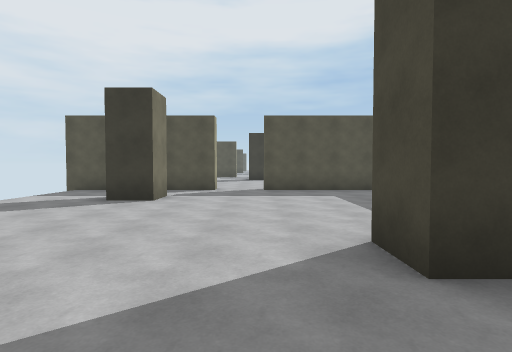
View 1 (above)

13 first-person views from a walk through a scene from a Unity 3-D project. The camera is 1.5 m above the floor, tilts 2° down and sees 80° across. The floor is counted in squares, 2 m on a side. Each view is taken from the middle of a square. On the plan, view 1 faces up. The plan holds only what a view shows up to about 10 squares ahead; the rest is blank. The place goes on beyond the plan. The player is left out. Some animated figures are not drawn.

View 2
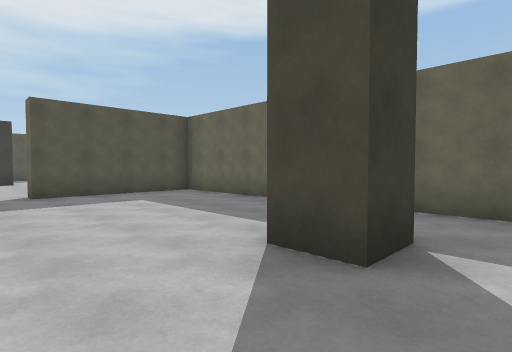

View 3
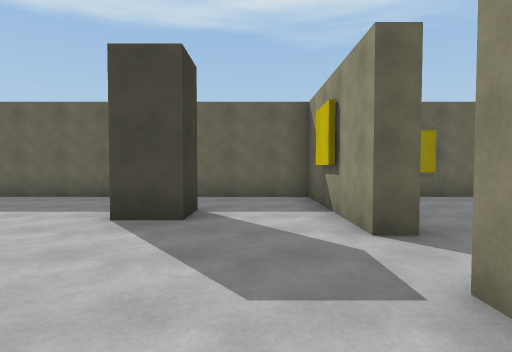

View 4
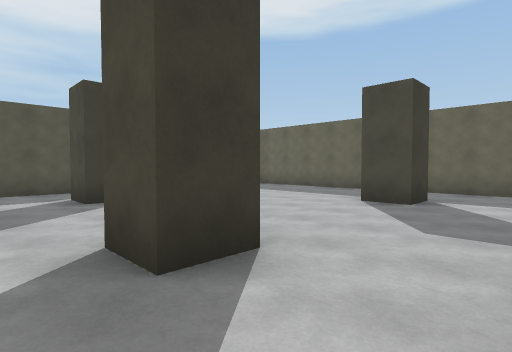

View 5
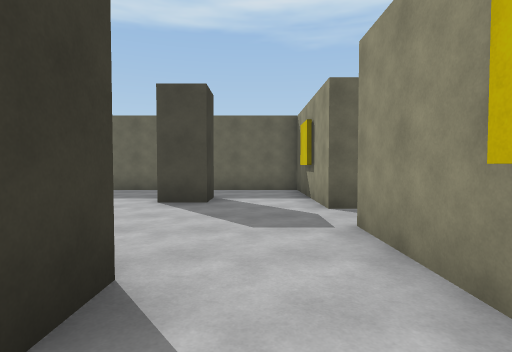

View 6
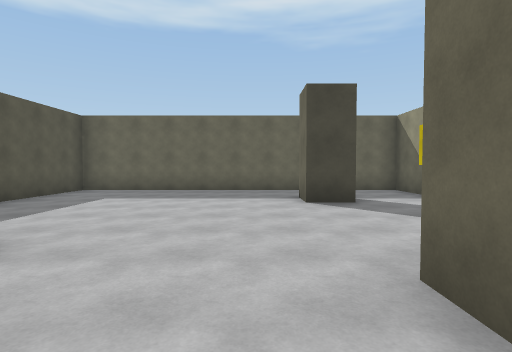

View 7
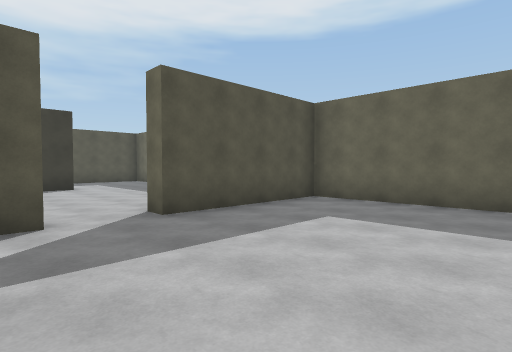

View 8
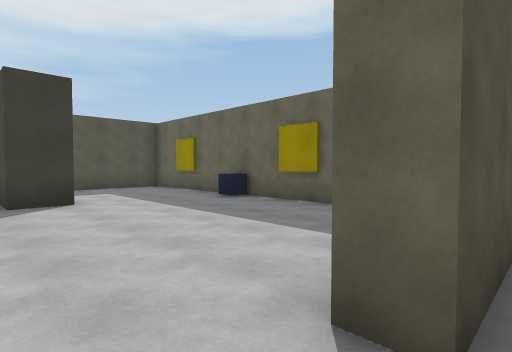

View 9
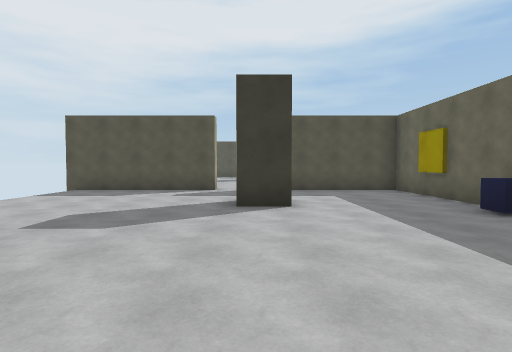

View 10
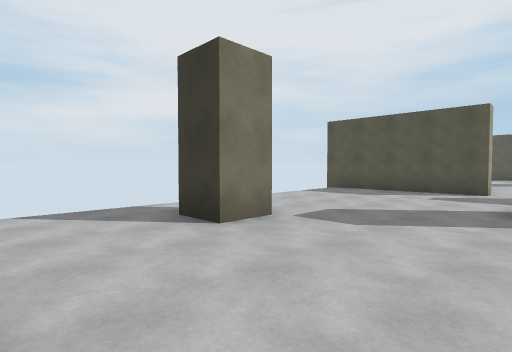

View 11
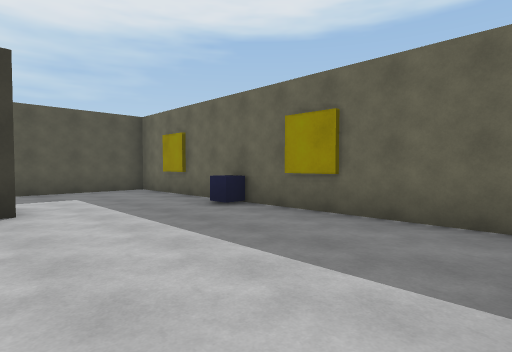

View 12
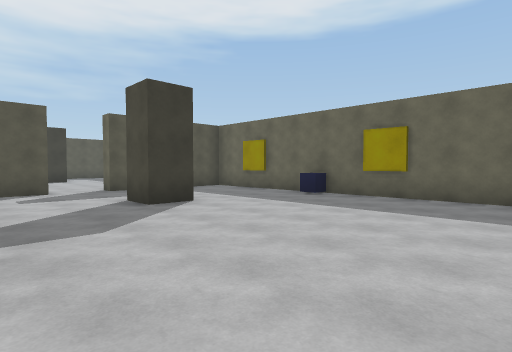

View 13
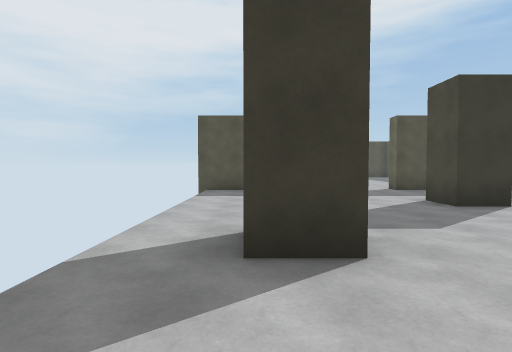

### Floor plan
Points are (right, up) in squares from view 1. A wall is a line through its corners. A room is listed if a view was taken in it or the views show most of it. See-through windows are left out.
Room 1 (views 1, 2, 6, 7)
walls: (2.2, 1.9) (1.1, 1.9) (1.1, 2.9) (2.2, 2.9); (-3.8, 2.9) (-3, 2.9); (-2.2, 7.5) (-2.2, 6.5) (-3.2, 6.5) (-3.2, 7.5); (0.3, -0.3) (4.3, -0.3) (4.3, 9.2) (0.3, 9.2); (-2.6, -0.3) (-1.2, -0.3); (-1.1, 9.2) (-5.8, 9.2)
ways out: opening at (-5, 2.5) to room 2; opening at (-3.5, 0.5) to room 2; opening at (-0.5, 9) to room 3; opening at (-0.5, -1)
Room 2 (views 3, 4, 5)
walls: (-3.8, -0.3) (-2.6, -0.3); (-3, 1.9) (-4, 1.9) (-4, 3)
ways out: opening at (-5, 2.5) to room 1; opening at (-3.5, 0.5) to room 1
Room 3 (views 8, 9, 10, 11, 12, 13)
walls: (0.8, 15.5) (-0.3, 15.5) (-0.3, 16.6); (-3.1, 13.5) (-3.1, 12.4) (-4.1, 12.4); (0.3, 9.2) (0.3, 9.8); (4.3, 10.2) (4.3, 19.2) (0.3, 19.2) (0.3, 19.8); (-1.2, 19.8) (-1.2, 19.2) (-5.8, 19.2)
ways out: opening at (-0.5, 9) to room 1; opening at (-0.5, 19)

Where each view was taken, in squares from view 1:
view 1: 0 up, 0 right, facing up
view 2: 1 up, 1 left, facing up-right
view 3: 1 up, 3 left, facing right
view 4: 0 up, 5 left, facing up-right
view 5: 1 up, 5 left, facing right
view 6: 4 up, 5 left, facing right
view 7: 5 up, 2 left, facing up-right
view 8: 9 up, 1 left, facing up-right
view 9: 10 up, 0 right, facing up
view 10: 10 up, 0 right, facing up-left
view 11: 10 up, 0 right, facing up-right
view 12: 10 up, 3 left, facing up-right
view 13: 10 up, 4 left, facing up
